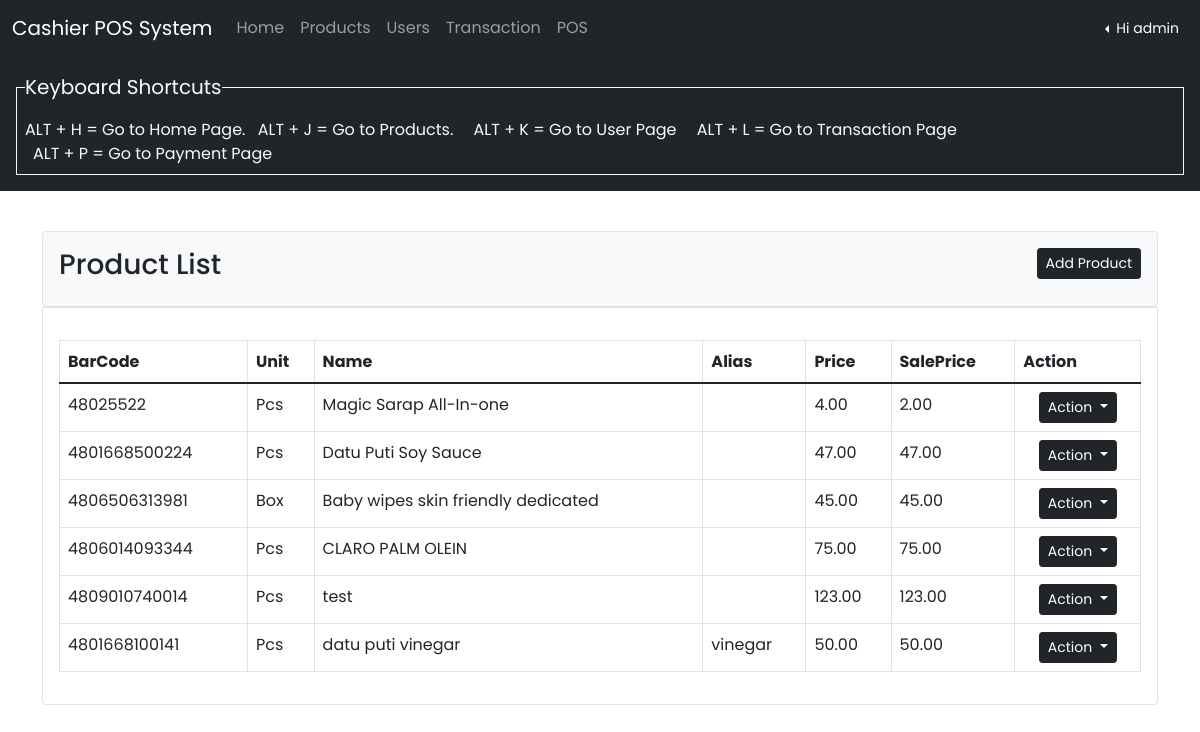
/product-list.php (signed in), run on the app's committed database.
### tables this page shows
CREATE TABLE `user` (
  `ID` int(11) NOT NULL,
  `NAME` varchar(100) NOT NULL,
  `USERNAME` varchar(100) NOT NULL,
  `PASSWORD` varchar(100) NOT NULL,
  `TYPE` text NOT NULL,
  `DATE_CREATED` datetime NOT NULL DEFAULT current_timestamp()
);

CREATE TABLE `product` (
  `id` int(11) NOT NULL,
  `name` longtext NOT NULL,
  `mrp` decimal(10,2) NOT NULL,
  `sale_price` decimal(10,2) NOT NULL,
  `unit` varchar(100) NOT NULL,
  `brand` longtext NOT NULL,
  `category` longtext NOT NULL,
  `bar_code` varchar(200) NOT NULL,
  `cgst` decimal(10,2) NOT NULL,
  `sgst` decimal(10,2) NOT NULL,
  `igst` decimal(10,2) NOT NULL,
  `alias` varchar(100) NOT NULL,
  `status` tinytext NOT NULL,
  `created` datetime NOT NULL DEFAULT current_timestamp()
);

### product-list.php (the view, shortened to what this page needs)
<?php
    include_once('db_conn/db_conn.php');
?>
<html lang="en">
<head>
    <link href="https://cdn.jsdelivr.net/npm/bootstrap@5.1.3/dist/css/bootstrap.min.css" rel="stylesheet">
    <link rel="stylesheet" href="css/style2.css">
    <link rel="stylesheet" type="text/css" href="https://cdn.datatables.net/v/bs5/dt-1.11.5/datatables.min.css"/>
</head>
<body>
    <?php include 'navbar.php'; ?>
    <div class="container content">
        <div class="d-flex justify-content between border p-3 bg-light rounded ">
            <div class="title text-dark">
                <h3>Product List</h3>
            </div>
            <div class="add-product-btn ms-auto">
                <button class="btn btn-dark btn-sm"  data-bs-toggle="modal" data-bs-target="#addProducts">Add Product</button>
            </div>
        </div>
        <div class="product-list border rounded-bottom p-3">
            <div class="table-responsive">
            <table class="table table-bordered mt-3" id="dataTable">
                <thead>
                  <tr>
                    <th>BarCode</th>
                    <th>Unit</th>
                    <th>Name</th>
                    <th>Alias</th>
                    <th>Price</th>
                    <th>SalePrice</th>
                    <th>Action</th>
                  </tr>
                </thead>
                <tbody id="tableItem">
                  <?php
                    $sql = "SELECT * FROM product";
                    $query = $conn->prepare($sql);
                    $query->execute();
                    $results = $query->fetchAll(PDO::FETCH_OBJ);
                    if($query->rowCount() > 0)
                    {
                      foreach($results as $result)
                    {
                  ?>
                  <tr>
                    <td><?php echo htmlentities($result->bar_code);?></td>
                    <td><?php echo htmlentities($result->unit);?></td>
                    <td><?php echo htmlentities($result->name);?></td>
                    <td><?php echo htmlentities($result->alias);?></td>
                    <td><?php echo htmlentities($result->mrp);?></td>
                    <td><?php echo htmlentities($result->sale_price);?></td>
                    <td>
                    <div class="dropdown ms-auto">
                    <button type="button" class="btn btn-dark dropdown-toggle btn-sm mx-auto d-block" data-bs-toggle="dropdown">
                    Action
                    </button>
                    </div>
                  </td>
                  </tr>
                  <?php }}?>
                </tbody>
              </table>
            </div>
        </div>
    </div>
</body>
</html>

### navbar.php (shortened to what this page needs)
<?php
include('db_conn/db_conn.php');
?>
<nav class="navbar navbar-expand-sm bg-dark navbar-dark position-relative top-0">
        <div class="container-fluid">
          <a class="navbar-brand" href="index.html">Cashier POS System</a>
          <div class="collapse navbar-collapse" id="collapsibleNavbar">
            <ul class="navbar-nav">
              <?php
                $email = $_SESSION['user'];
                $sql = "SELECT USERNAME,TYPE FROM user WHERE USERNAME=:email";
                $query = $conn->prepare($sql);
                $query->bindParam(':email', $email , PDO::PARAM_STR);
                $query->execute();
                $results = $query->fetchAll(PDO::FETCH_OBJ);
                if($query->rowCount() > 0)
                {
                  foreach($results as $result)
                {
              ?>
              <?php if($result->TYPE == 'Administrator') {?>
              <li class="nav-item">
                <a class="nav-link" href="home.php" accesskey="h">Home</a>
              </li>
              <li class="nav-item">
                <a class="nav-link" href="product-list.php" accesskey="j">Products</a>
              </li>
              <li class="nav-item">
                <a class="nav-link" href="user-list.php" accesskey="k">Users</a>
              </li>
              <li class="nav-item">
                <a class="nav-link" href="transaction-list.php" accesskey="l">Transaction</a>
              </li>
              <li class="nav-item">
                <a class="nav-link" href="pos-system.php" accesskey="p">POS</a>
              </li>
              <?php } ?>
              <?php }} ?>
            </ul>
                <?php
                $email = $_SESSION['user'];
                $sql = "SELECT * FROM user WHERE USERNAME=:email";
                $query = $conn->prepare($sql);
                $query->bindParam(':email', $email , PDO::PARAM_STR);
                $query->execute();
                $results = $query->fetchAll(PDO::FETCH_OBJ);
                if($query->rowCount() > 0)
                {
                  foreach($results as $result)
                {
                ?>
                <div class="dropdown dropstart ms-auto">
                    <button type="button" class="btn btn-dark dropdown-toggle btn-sm" data-bs-toggle="dropdown">
                    Hi <?php echo htmlentities($result->NAME); ?>
                    </button>
                </div>
          </div>
        </div>
    </nav>
    <div class="bg-dark text-white p-3">
		<div class="d-flex flex-row justify-content-center">
      <?php if($result->TYPE == 'Administrator') {?>
			<fieldset class="border border-light p-2 text-light ">
                    <legend class="text-light w-auto float-none fs-5">Keyboard Shortcuts</legend>
                    <label for="">ALT + H = Go to Home Page.</label>
                    <label for="" class="mx-2">ALT + J = Go to Products.</label>
                    <label for="" class="mx-2">ALT + K = Go to User Page</label>
                    <label for="" class="mx-2">ALT + L = Go to Transaction Page</label>
                    <label for="" class="mx-2">ALT + P = Go to Payment Page</label>
      </fieldset>
      <?php } ?>
		</div>
	</div>
  <?php }} ?>

### css/style2.css (style rules this page uses)
* { font-family: 'Poppins', sans-serif; }
.content { position: relative; top: 40px; }

### data on the page
user: TYPE "Home", NAME "admin"
product: bar_code "48025522", unit "Pcs", name "Magic Sarap All-In-one", mrp "4.00", sale_price "2.00"
product: bar_code "4801668500224", unit "Pcs", name "Datu Puti Soy Sauce", mrp "47.00", sale_price "47.00"
product: bar_code "4806506313981", unit "Box", name "Baby wipes skin friendly dedicated", mrp "45.00", sale_price "45.00"
product: bar_code "4806014093344", unit "Pcs", name "CLARO PALM OLEIN", mrp "75.00", sale_price "75.00"
product: bar_code "4809010740014", unit "Pcs", name "test", mrp "123.00", sale_price "123.00"
product: bar_code "4801668100141", unit "Pcs", name "datu puti vinegar", alias "vinegar", mrp "50.00", sale_price "50.00"
